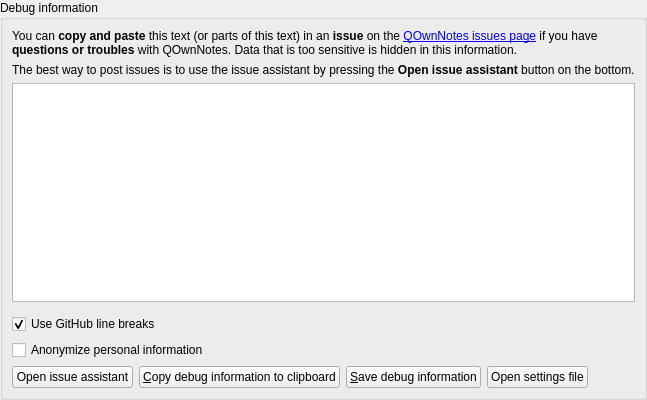
<?xml version="1.0" encoding="UTF-8"?>
<ui version="4.0">
 <class>DebugSettingsWidget</class>
 <widget class="QWidget" name="DebugSettingsWidget">
  <property name="geometry">
   <rect>
    <x>0</x>
    <y>0</y>
    <width>600</width>
    <height>400</height>
   </rect>
  </property>
  <layout class="QGridLayout" name="gridLayout_9">
   <property name="leftMargin">
    <number>0</number>
   </property>
   <property name="topMargin">
    <number>0</number>
   </property>
   <property name="rightMargin">
    <number>0</number>
   </property>
   <property name="bottomMargin">
    <number>0</number>
   </property>
   <item row="0" column="0">
    <widget class="QGroupBox" name="groupBox_5">
     <property name="title">
      <string>Debug information</string>
     </property>
     <layout class="QGridLayout" name="gridLayout_8">
      <item row="0" column="0" colspan="7">
       <widget class="Label" name="label">
        <property name="text">
         <string>&lt;html&gt;&lt;head/&gt;&lt;body&gt;&lt;p&gt;You can &lt;span style=&quot; font-weight:600;&quot;&gt;copy and paste&lt;/span&gt; this text (or parts of this text) in an &lt;span style=&quot; font-weight:600;&quot;&gt;issue&lt;/span&gt; on the &lt;a href=&quot;https://github.com/pbek/QOwnNotes/issues&quot;&gt;QOwnNotes issues page&lt;/a&gt; if you have &lt;span style=&quot; font-weight:600;&quot;&gt;questions or troubles&lt;/span&gt; with QOwnNotes. Data that is too sensitive is hidden in this information.&lt;/p&gt;&lt;/body&gt;&lt;/html&gt;</string>
        </property>
        <property name="wordWrap">
         <bool>true</bool>
        </property>
        <property name="openExternalLinks">
         <bool>true</bool>
        </property>
       </widget>
      </item>
      <item row="2" column="0" colspan="7">
       <widget class="QOwnNotesMarkdownTextEdit" name="debugInfoTextEdit">
        <property name="readOnly">
         <bool>true</bool>
        </property>
        <property name="plainText">
         <string/>
        </property>
        <property name="textInteractionFlags">
         <set>Qt::TextInteractionFlag::TextSelectableByKeyboard|Qt::TextInteractionFlag::TextSelectableByMouse</set>
        </property>
       </widget>
      </item>
      <item row="1" column="0" colspan="7">
       <widget class="QLabel" name="label_9">
        <property name="text">
         <string>&lt;html&gt;&lt;head/&gt;&lt;body&gt;&lt;p&gt;The best way to post issues is to use the issue assistant by pressing the &lt;span style=&quot; font-weight:600;&quot;&gt;Open issue assistant&lt;/span&gt; button on the bottom.&lt;/p&gt;&lt;/body&gt;&lt;/html&gt;</string>
        </property>
       </widget>
      </item>
      <item row="5" column="0" colspan="7">
       <widget class="QCheckBox" name="gitHubLineBreaksCheckBox">
        <property name="toolTip">
         <string>GitHub doesn't need two spaces at the end of the line to do a line break</string>
        </property>
        <property name="text">
         <string>Use GitHub line breaks</string>
        </property>
        <property name="checked">
         <bool>true</bool>
        </property>
       </widget>
      </item>
      <item row="6" column="0" colspan="7">
       <widget class="QCheckBox" name="debugInfoAnonymizeCheckBox">
        <property name="toolTip">
         <string>Hide usernames in paths and anonymize other personal identifiers in the generated debug information</string>
        </property>
        <property name="text">
         <string>Anonymize personal information</string>
        </property>
       </widget>
      </item>
      <item row="4" column="0" colspan="7">
       <widget class="QFrame" name="debugInfoTextEditSearchFrame">
        <property name="frameShape">
         <enum>QFrame::Shape::NoFrame</enum>
        </property>
        <property name="lineWidth">
         <number>0</number>
        </property>
       </widget>
      </item>
      <item row="7" column="0">
       <widget class="QPushButton" name="issueAssistantPushButton">
        <property name="toolTip">
         <string>This is the best way to open an issue</string>
        </property>
        <property name="text">
         <string>Open issue assistant</string>
        </property>
        <property name="icon">
         <iconset theme="face-smile" resource="../breeze-qownnotes.qrc">
          <normaloff>:/icons/breeze-qownnotes/16x16/face-smile.svg</normaloff>:/icons/breeze-qownnotes/16x16/face-smile.svg</iconset>
        </property>
       </widget>
      </item>
      <item row="7" column="1">
       <widget class="QPushButton" name="copyDebugInfoButton">
        <property name="toolTip">
         <string>Please use this in the issue tracker</string>
        </property>
        <property name="text">
         <string>&amp;Copy debug information to clipboard</string>
        </property>
        <property name="icon">
         <iconset theme="edit-copy" resource="../breeze-qownnotes.qrc">
          <normaloff>:/icons/breeze-qownnotes/16x16/edit-copy.svg</normaloff>:/icons/breeze-qownnotes/16x16/edit-copy.svg</iconset>
        </property>
       </widget>
      </item>
      <item row="7" column="2">
       <widget class="QPushButton" name="saveDebugInfoButton">
        <property name="toolTip">
         <string>Please don't use this in the issue tracker</string>
        </property>
        <property name="text">
         <string>&amp;Save debug information</string>
        </property>
        <property name="icon">
         <iconset theme="document-save" resource="../breeze-qownnotes.qrc">
          <normaloff>:/icons/breeze-qownnotes/16x16/document-save.svg</normaloff>:/icons/breeze-qownnotes/16x16/document-save.svg</iconset>
        </property>
       </widget>
      </item>
      <item row="7" column="3">
       <widget class="QPushButton" name="openSettingsFileButton">
        <property name="toolTip">
         <string>Open settings file in external editor</string>
        </property>
        <property name="text">
         <string>Open settings file</string>
        </property>
        <property name="icon">
         <iconset theme="document-open" resource="../breeze-qownnotes.qrc">
          <normaloff>:/icons/breeze-qownnotes/16x16/document-open.svg</normaloff>:/icons/breeze-qownnotes/16x16/document-open.svg</iconset>
        </property>
       </widget>
      </item>
      <item row="7" column="4" colspan="3">
       <spacer name="horizontalSpacer_14">
        <property name="orientation">
         <enum>Qt::Orientation::Horizontal</enum>
        </property>
        <property name="sizeHint" stdset="0">
         <size>
          <width>40</width>
          <height>20</height>
         </size>
        </property>
       </spacer>
      </item>
     </layout>
    </widget>
   </item>
  </layout>
 </widget>
 <customwidgets>
  <customwidget>
   <class>QOwnNotesMarkdownTextEdit</class>
   <extends>QPlainTextEdit</extends>
   <header location="global">widgets/qownnotesmarkdowntextedit.h</header>
  </customwidget>
  <customwidget>
   <class>Label</class>
   <extends>QLabel</extends>
   <header location="global">widgets/label.h</header>
  </customwidget>
 </customwidgets>
 <resources>
  <include location="../breeze-qownnotes.qrc"/>
 </resources>
</ui>
